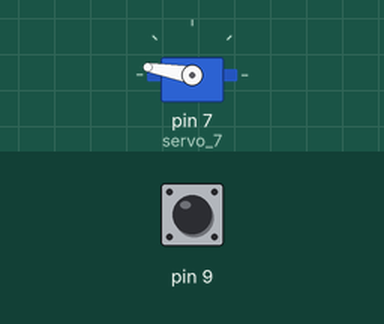
The sketch below on a simulated Arduino Uno, built with avr-gcc and run on an emulated ATmega328P. Shown: servo. Inputs (shaded band) come from the test bench; at power-on: pin 9 HIGH.

Above: at 3.2 s.
3.3 s: pin 9 pulled LOW for 0.15 s
At 3.37 s:
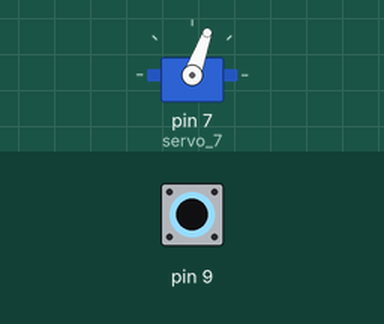
4.9 s: pin 9 pulled LOW for 3.2 s
At 9.2 s:
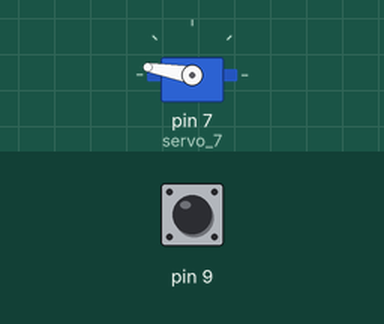
Timing chart, 0 to 10.7 s (numbered marks = the images above; inputs shaded):
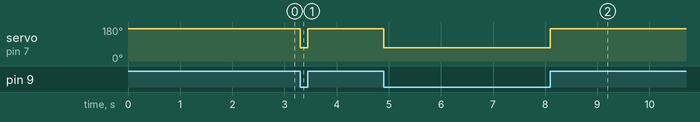

Measured:
- after the input at 3.3 s, servo on pin 7 (servo_7): 170° → 70° at once, → 170° 0.15 s later
- after the input at 4.9 s, servo on pin 7 (servo_7): 170° → 70° at once, → 170° 3.2 s later

The sketch:

usless.ino
```cpp
#include <Servo.h>
int buttonstate = 0;
Servo servo_7;
void setup() {
  // put your setup code here, to run once:
  pinMode(9, INPUT_PULLUP);
  servo_7.attach(7,500,2500);
  servo_7.write(170);
  delay(2000);
}

void loop() {
  // put your main code here, to run repeatedly:
  //servo_8.write(0);
  buttonstate = digitalRead(9);
  if (buttonstate == LOW) {
    servo_7.write(70);
  } else {
    servo_7.write(170);
  }
}
```
